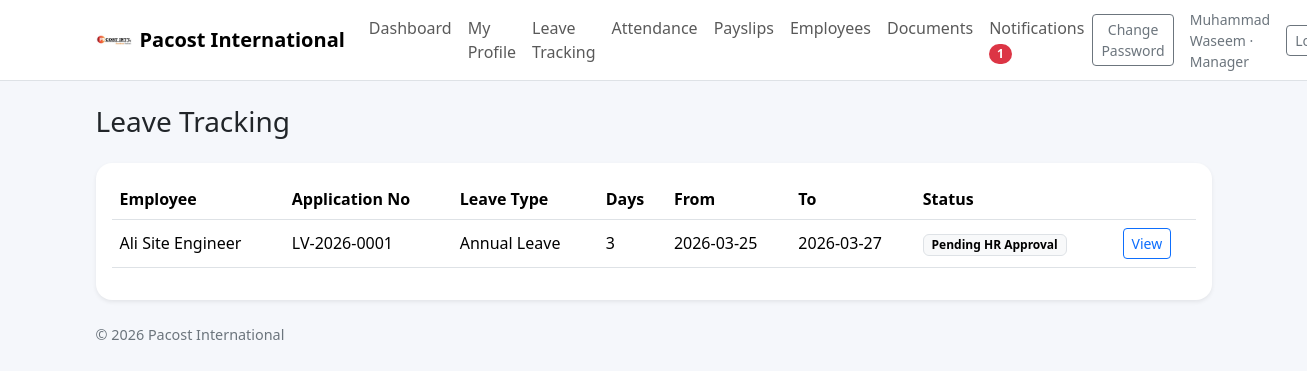
Page /leaves (signed in) on the committed database.
### tables this page shows
CREATE TABLE company_settings (
    id INTEGER PRIMARY KEY AUTOINCREMENT,
    company_name TEXT NOT NULL,
    leave_workflow TEXT NOT NULL,
    default_working_hours REAL NOT NULL,
    allow_document_upload INTEGER NOT NULL DEFAULT 1
);

CREATE TABLE users (
    id INTEGER PRIMARY KEY AUTOINCREMENT,
    full_name TEXT NOT NULL,
    email TEXT NOT NULL UNIQUE,
    employee_code TEXT NOT NULL UNIQUE,
    password_hash TEXT NOT NULL,
    role TEXT NOT NULL CHECK(role IN ('employee', 'manager', 'hr', 'admin')),
    department_id INTEGER,
    designation_id INTEGER,
    manager_id INTEGER,
    phone TEXT,
    address TEXT,
    emergency_contact TEXT,
    join_date TEXT,
    is_active INTEGER NOT NULL DEFAULT 1, monthly_basic REAL NOT NULL DEFAULT 0, default_allowances REAL NOT NULL DEFAULT 0, deduction_per_absent REAL NOT NULL DEFAULT 0, deduction_per_late REAL NOT NULL DEFAULT 0,
    FOREIGN KEY (department_id) REFERENCES departments (id),
    FOREIGN KEY (designation_id) REFERENCES designations (id),
    FOREIGN KEY (manager_id) REFERENCES users (id)
);

CREATE TABLE leave_applications (
    id INTEGER PRIMARY KEY AUTOINCREMENT,
    application_no TEXT NOT NULL UNIQUE,
    user_id INTEGER NOT NULL,
    leave_type_id INTEGER NOT NULL,
    from_date TEXT NOT NULL,
    to_date TEXT NOT NULL,
    total_days INTEGER NOT NULL,
    reason TEXT,
    attachment TEXT,
    status TEXT NOT NULL,
    manager_status TEXT NOT NULL DEFAULT 'Pending',
    hr_status TEXT NOT NULL DEFAULT 'Pending',
    current_stage TEXT NOT NULL,
    created_at TEXT NOT NULL,
    FOREIGN KEY (user_id) REFERENCES users (id),
    FOREIGN KEY (leave_type_id) REFERENCES leave_types (id)
);

CREATE TABLE leave_types (
    id INTEGER PRIMARY KEY AUTOINCREMENT,
    name TEXT NOT NULL UNIQUE,
    annual_quota INTEGER NOT NULL DEFAULT 0,
    is_paid INTEGER NOT NULL DEFAULT 1
);

### app.py (the view)
@app.route("/leaves")
@login_required
def my_leaves():
    user = current_user()
    db = get_db()
    query = "SELECT la.*, lt.name AS leave_type_name, u.full_name FROM leave_applications la JOIN leave_types lt ON la.leave_type_id=lt.id JOIN users u ON la.user_id=u.id"
    params: tuple[Any, ...] = ()
    if user["role"] == "employee":
        query += " WHERE la.user_id=?"
        params = (user["id"],)
    elif user["role"] == "manager":
        query += " WHERE u.manager_id=?"
        params = (user["id"],)
    query += " ORDER BY la.id DESC"
    leaves = db.execute(query, params).fetchall()
    return render_template("leaves.html", leaves=leaves)

### app.py (called while the page is built, shortened)
def ensure_schema(db: sqlite3.Connection) -> None:
    user_cols = {row[1] for row in db.execute("PRAGMA table_info(users)").fetchall()}
    attendance_cols = {row[1] for row in db.execute("PRAGMA table_info(attendance)").fetchall()}
    if "ot_hours" not in attendance_cols:
        db.execute("ALTER TABLE attendance ADD COLUMN ot_hours REAL NOT NULL DEFAULT 0")
    db.execute("""CREATE TABLE IF NOT EXISTS holiday_calendar (
        id INTEGER PRIMARY KEY AUTOINCREMENT,
        holiday_date TEXT NOT NULL UNIQUE,
        title TEXT NOT NULL,
        holiday_type TEXT NOT NULL DEFAULT 'Holiday',
        created_at TEXT NOT NULL
    )""")
    db.commit()

def get_db() -> sqlite3.Connection:
    if "db" not in g:
        g.db = sqlite3.connect(DATABASE)
        g.db.row_factory = sqlite3.Row
        ensure_schema(g.db)
    return g.db

def current_user() -> sqlite3.Row | None:
    user_id = session.get("user_id")
    if not user_id:
        return None
    return get_db().execute(
        """
        SELECT u.*, d.name AS department_name, ds.name AS designation_name, m.full_name AS manager_name
        FROM users u
        LEFT JOIN departments d ON u.department_id = d.id
        LEFT JOIN designations ds ON u.designation_id = ds.id
        LEFT JOIN users m ON u.manager_id = m.id
        WHERE u.id = ?
        """,
        (user_id,),
    ).fetchone()

def login_required(view):
    @wraps(view)
    def wrapped_view(**kwargs):
        if current_user() is None:
            return redirect(url_for("login"))
        return view(**kwargs)
    return wrapped_view

@app.context_processor
def inject_globals():
    user = current_user()
    settings = None
    unread_count = 0
    if user:
        db = get_db()
        try:
            settings = db.execute("SELECT * FROM company_settings ORDER BY id DESC LIMIT 1").fetchone()
            unread_count = db.execute("SELECT COUNT(*) AS c FROM notifications WHERE user_id=? AND is_read=0", (user["id"],)).fetchone()["c"]
        except sqlite3.OperationalError:
            settings = None
    return {"current_user": user, "year": date.today().year, "settings": settings, "unread_notification_count": unread_count}

### templates/leaves.html (shortened to what this page needs)
{% extends 'base.html' %}
{% block content %}
<div class="d-flex justify-content-between align-items-center mb-4">
  <h3 class="mb-0">Leave Tracking</h3>
</div>
<div class="card border-0 shadow-sm rounded-4">
  <div class="card-body">
    <div class="table-responsive">
      <table class="table align-middle">
        <thead>
          <tr>
            {% if current_user.role != 'employee' %}<th>Employee</th>{% endif %}
            <th>Application No</th>
            <th>Leave Type</th>
            <th>Days</th>
            <th>From</th>
            <th>To</th>
            <th>Status</th>
            <th></th>
          </tr>
        </thead>
        <tbody>
          {% for row in leaves %}
          <tr>
            {% if current_user.role != 'employee' %}<td>{{ row.full_name }}</td>{% endif %}
            <td>{{ row.application_no }}</td>
            <td>{{ row.leave_type_name }}</td>
            <td>{{ row.total_days }}</td>
            <td>{{ row.from_date }}</td>
            <td>{{ row.to_date }}</td>
            <td><span class="badge text-bg-light border">{{ row.status }}</span></td>
            <td><a href="{{ url_for('leave_detail', leave_id=row.id) }}" class="btn btn-sm btn-outline-primary">View</a></td>
          </tr>
          {% else %}
          <tr><td colspan="8" class="text-center text-secondary py-4">No leave applications found.</td></tr>
          {% endfor %}
        </tbody>
      </table>
    </div>
  </div>
</div>
{% endblock %}

### templates/base.html (shortened to what this page needs)
<!doctype html>
<html lang="en">
<head>
  <link href="https://cdn.jsdelivr.net/npm/bootstrap@5.3.3/dist/css/bootstrap.min.css" rel="stylesheet">
  <link rel="stylesheet" href="{{ url_for('static', filename='css/style.css') }}">
</head>
<body>
  {% if current_user %}
  <nav class="navbar navbar-expand-lg bg-white border-bottom sticky-top">
    <div class="container">
      <a class="navbar-brand d-flex align-items-center gap-2" href="{{ url_for('dashboard') }}"><img src="{{ url_for('static', filename='images/pacost_logo.png') }}" alt="Pacost" style="height:36px; width:auto;"> <span>{{ settings.company_name if settings else 'Pacost International' }}</span></a>
      <div class="collapse navbar-collapse" id="navBar">
        <ul class="navbar-nav me-auto mb-2 mb-lg-0">
          <li class="nav-item"><a class="nav-link" href="{{ url_for('dashboard') }}">Dashboard</a></li>
          <li class="nav-item"><a class="nav-link" href="{{ url_for('profile') }}">My Profile</a></li>
          <li class="nav-item"><a class="nav-link" href="{{ url_for('my_leaves') }}">Leave Tracking</a></li>
          <li class="nav-item"><a class="nav-link" href="{{ url_for('attendance_view') }}">Attendance</a></li>
          <li class="nav-item"><a class="nav-link" href="{{ url_for('payroll_view') }}">Payslips</a></li>
          {% if current_user.role in ['manager', 'hr', 'admin'] %}<li class="nav-item"><a class="nav-link" href="{{ url_for('team') }}">Employees</a></li>{% endif %}
          <li class="nav-item"><a class="nav-link" href="{{ url_for('documents') }}">Documents</a></li>
          <li class="nav-item"><a class="nav-link" href="{{ url_for('notifications_view') }}">Notifications {% if unread_notification_count %}<span class="badge rounded-pill text-bg-danger">{{ unread_notification_count }}</span>{% endif %}</a></li>
        </ul>
        <div class="d-flex align-items-center gap-3">
          <a class="btn btn-outline-secondary btn-sm" href="{{ url_for('change_password') }}">Change Password</a>
          <span class="text-secondary small">{{ current_user.full_name }} · {{ current_user.role|capitalize }}</span>
          <a class="btn btn-outline-secondary btn-sm" href="{{ url_for('logout') }}">Logout</a>
        </div>
      </div>
    </div>
  </nav>
  {% endif %}
  <main class="container py-4">
    {% block content %}{% endblock %}
  </main>
  <div class="container pb-4"><div class="footer-note">© {{ year }} {{ settings.company_name if settings else 'Employee Portal' }}</div></div>
</body>
</html>

### static/css/style.css (style rules this page uses)
body { background: #f5f7fb; }
.navbar-brand { font-weight: 700; }
.table thead th { white-space: nowrap; }
.footer-note { color: #6c757d; font-size: .9rem; }
.card, .rounded-4 { border-radius: 1rem !important; }
.navbar-brand img { object-fit:contain; }

### rows in the picture
company_settings: company_name "Pacost International"
users: full_name "Muhammad Waseem", role "Manager"
leave_applications: full_name "Ali Site Engineer", application_no "LV-2026-0001", leave_type_name "Annual Leave", total_days "3", from_date "2026-03-25", to_date "2026-03-27", status "Pending HR Approval"

### other values in the picture
{{ unread_notification_count }} "1"
